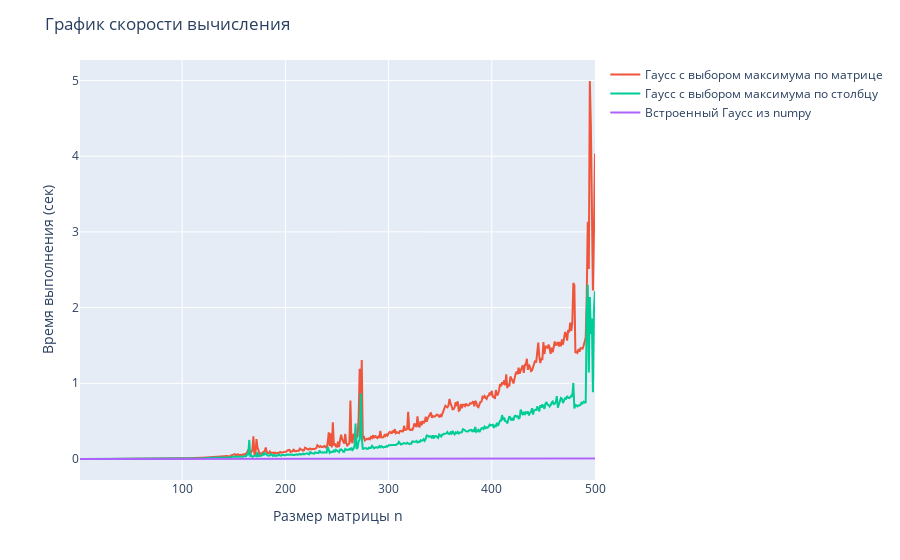
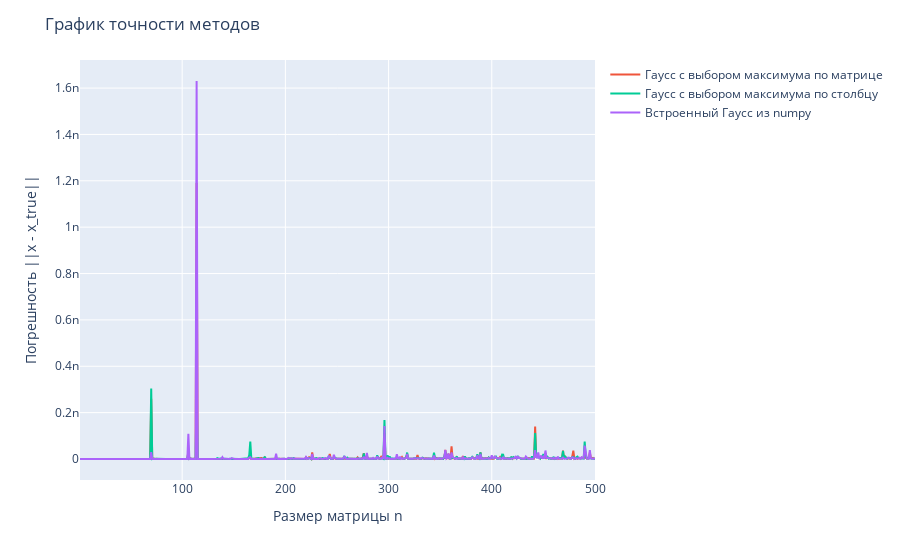
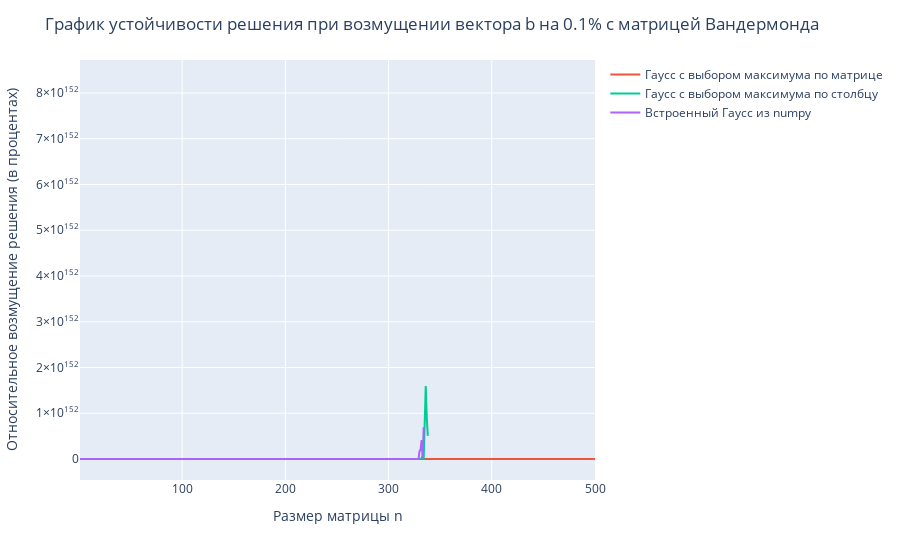

Notebook code for these charts, in order:
### Code cell
analysis(500, 1e-3)

### Figure 1 — Plotly figure (JSON) as saved in the notebook; plotly's stock layout.template omitted (floating-point values rounded to 4 significant figures; data arrays with more than 128 entries replaced by an {"elided": "..."} marker saying what was removed)
{"data": [{"hovertemplate": "<extra></extra>", "legendgroup": "", "line": {"color": "#636efa", "dash": "solid"}, "marker": {"symbol": "circle"}, "mode": "lines", "name": "", "orientation": "v", "showlegend": false, "type": "scatter", "xaxis": "x", "yaxis": "y"}, {"name": "Гаусс с выбором максимума по матрице", "type": "scatter", "x": {"elided": "500 int values"}, "y": {"elided": "500 float values"}}, {"name": "Гаусс с выбором максимума по столбцу", "type": "scatter", "x": {"elided": "500 int values"}, "y": {"elided": "500 float values"}}, {"name": "Встроенный Гаусс из numpy", "type": "scatter", "x": {"elided": "500 int values"}, "y": {"elided": "500 float values"}}], "layout": {"legend": {"tracegroupgap": 0}, "margin": {"t": 60}, "title": {"text": "График скорости вычисления"}, "xaxis": {"anchor": "y", "domain": [0, 1], "title": {"text": "Размер матрицы n"}}, "yaxis": {"anchor": "x", "domain": [0, 1], "title": {"text": "Время выполнения (сек)"}}}}

### Figure 2 — Plotly figure (JSON) as saved in the notebook; plotly's stock layout.template omitted (floating-point values rounded to 4 significant figures; data arrays with more than 128 entries replaced by an {"elided": "..."} marker saying what was removed)
{"data": [{"hovertemplate": "<extra></extra>", "legendgroup": "", "line": {"color": "#636efa", "dash": "solid"}, "marker": {"symbol": "circle"}, "mode": "lines", "name": "", "orientation": "v", "showlegend": false, "type": "scatter", "xaxis": "x", "yaxis": "y"}, {"name": "Гаусс с выбором максимума по матрице", "type": "scatter", "x": {"elided": "500 int values"}, "y": {"elided": "500 float values"}}, {"name": "Гаусс с выбором максимума по столбцу", "type": "scatter", "x": {"elided": "500 int values"}, "y": {"elided": "500 float values"}}, {"name": "Встроенный Гаусс из numpy", "type": "scatter", "x": {"elided": "500 int values"}, "y": {"elided": "500 float values"}}], "layout": {"legend": {"tracegroupgap": 0}, "margin": {"t": 60}, "title": {"text": "График точности методов"}, "xaxis": {"anchor": "y", "domain": [0, 1], "title": {"text": "Размер матрицы n"}}, "yaxis": {"anchor": "x", "domain": [0, 1], "title": {"text": "Погрешность ||x - x_true||"}}}}

### Figure 3 — Plotly figure (JSON) as saved in the notebook; plotly's stock layout.template omitted (floating-point values rounded to 4 significant figures; data arrays with more than 128 entries replaced by an {"elided": "..."} marker saying what was removed)
{"data": [{"hovertemplate": "<extra></extra>", "legendgroup": "", "line": {"color": "#636efa", "dash": "solid"}, "marker": {"symbol": "circle"}, "mode": "lines", "name": "", "orientation": "v", "showlegend": false, "type": "scatter", "xaxis": "x", "yaxis": "y"}, {"name": "Гаусс с выбором максимума по матрице", "type": "scatter", "x": {"elided": "500 int values"}, "y": {"elided": "500 float values"}}, {"name": "Гаусс с выбором максимума по столбцу", "type": "scatter", "x": {"elided": "500 int values"}, "y": {"elided": "500 float values"}}, {"name": "Встроенный Гаусс из numpy", "type": "scatter", "x": {"elided": "500 int values"}, "y": {"elided": "500 float values"}}], "layout": {"legend": {"tracegroupgap": 0}, "margin": {"t": 60}, "title": {"text": "График устойчивости решения при возмущении вектора b на 0.1% с матрицей Вандермонда"}, "xaxis": {"anchor": "y", "domain": [0, 1], "title": {"text": "Размер матрицы n"}}, "yaxis": {"anchor": "x", "domain": [0, 1], "title": {"text": "Относительное возмущение решения (в процентах)"}}}}
